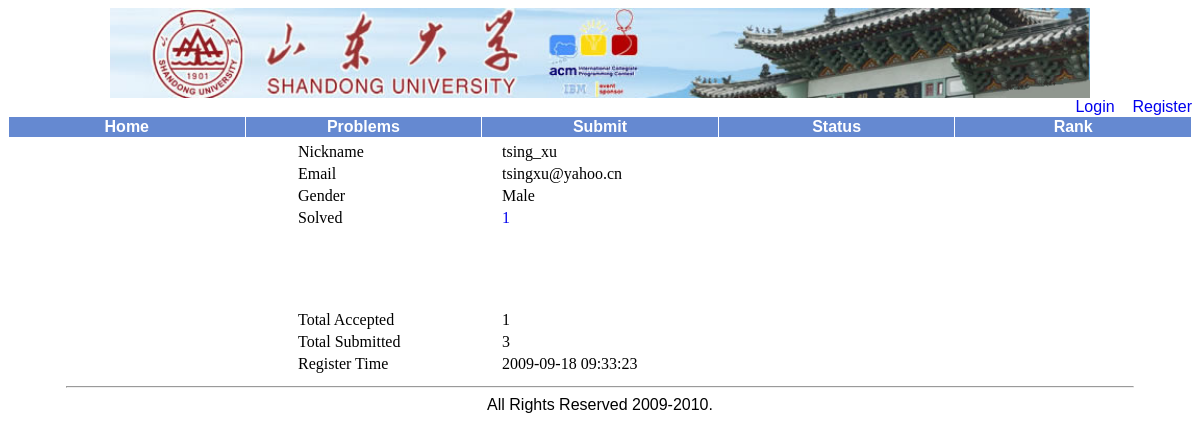
/user.php?uid=8, run on an earlier commit of the app's database.
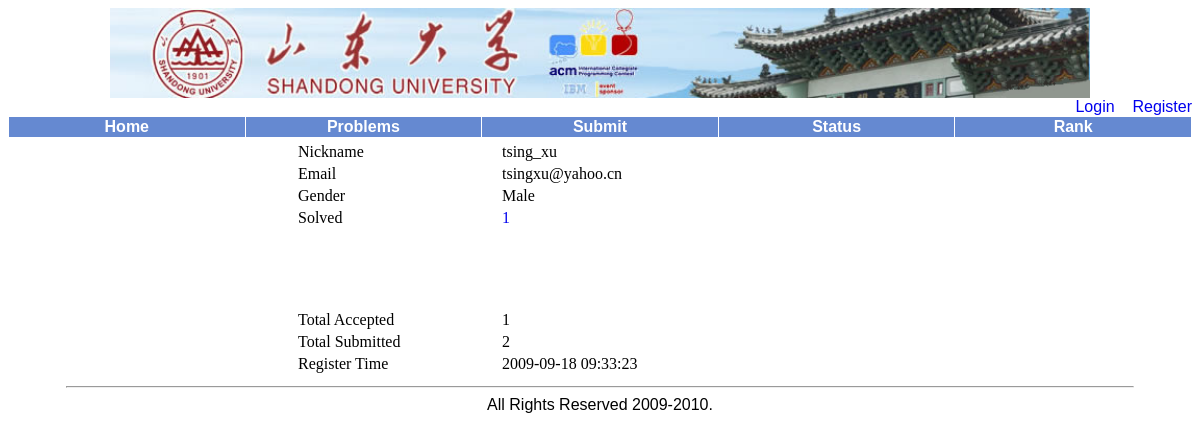
And on a later commit of the database.
### tables this page shows
CREATE TABLE `user` (
  `uid` int(10) unsigned NOT NULL auto_increment,
  `username` varchar(32) NOT NULL,
  `email` varchar(128) default NULL,
  `nickname` varchar(64) NOT NULL,
  `password` char(32) NOT NULL,
  `school` varchar(32) default NULL,
  `gender` tinyint(1) default NULL,
  `accepted` int(10) unsigned NOT NULL default '0',
  `submitted` int(10) unsigned NOT NULL default '0',
  `registerTime` datetime default NULL,
  `lastlogintime` datetime default NULL,
  `lastloginip` char(32) default NULL,
  `lastlanguage` char(10) default NULL,
  PRIMARY KEY  (`uid`),
  UNIQUE KEY `username` (`username`),
  UNIQUE KEY `nickname` (`nickname`)
);

### web/user.php (the view, shortened to what this page needs)
<?php
if(!isset($MAGICAL))
{
	include("index.php");
}
else
{
include("conn.php");
function gen_row($col1, $col2, $width1 = "200", $width2 = "400")
{
	echo "<tr><td width = \"$width1\">$col1</td><td width = \"$width2\">$col2</td></tr>\n";
}
echo "<div align = \"center\">\n<table>\n\n";
if(isset($_GET['uid']))
{
	if($_GET['uid'] > 0)
		$uid = (int)$_GET['uid'];
	else
		alert_and_go_back("User not found!");
}
$sql = "select nickname, email, gender, accepted, submitted, registerTime
   	from user where uid = $uid";
if($result = $conn->query($sql))
{
	if($user = $result->fetch_object())
	{
		gen_row("Nickname", $user->nickname);
		echo "<tr height = \"100\" valign = \"top\"><td>Solved</td><td>";
		$sql = "select distinct pid from status where uid=$uid and judgeStatus=3";
		if($result = $conn->query($sql))
		{
			while($pros = $result->fetch_object())
			{
				echo "<a href=\"problem.php?pid=$pros->pid\">$pros->pid</a>";
			}
		}
		echo "</td></tr>\n";
	}
	else
	{
		alert_and_go_back("User not found!");
	}
}
else
{
	error_log($conn->error." File:".__FILE__."; Line: ".__LINE__."; Sql string: $sql");
	die("Database Error.");
}
echo "</table></div>\n";
}
?>

What changed in the data, as far as the page shows it:
changed user: nickname "tsing_xu tsingxu@yahoo.cn 3 2009-09-18 09:33:23" → "tsing_xu tsingxu@yahoo.cn 2 2009-09-18 09:33:23"
